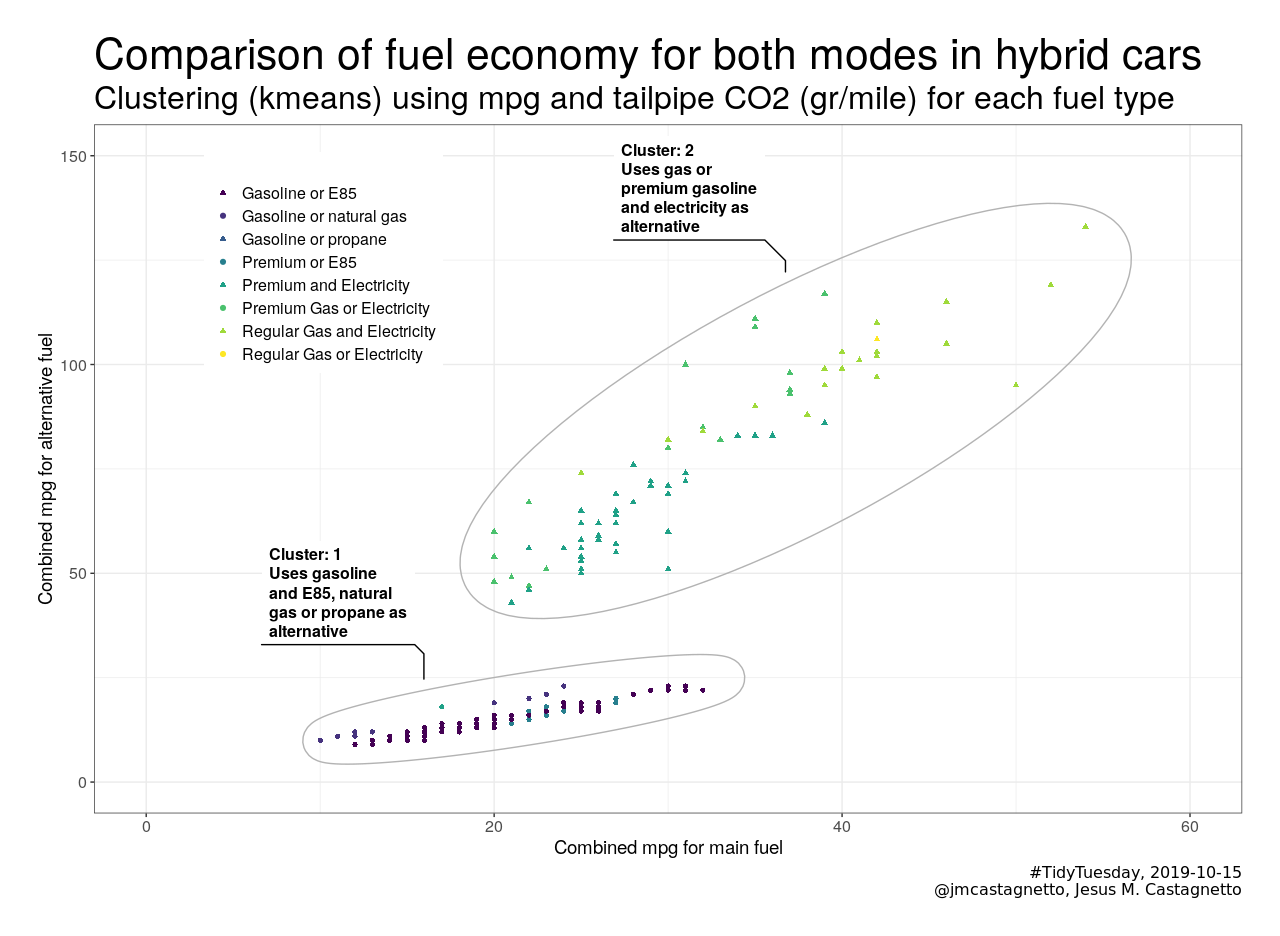

R code for this plot:
library(tidyverse)
library(factoextra)
library(ggforce)


load(
  here::here("2019-10-15_big-epa-cars/big-epa.Rdata")
)

hybrids <- big_epa_cars %>%
  mutate(
    transm = ifelse(str_detect(trany, "^Automatic"),
                    "Automatic",
                    "Manual"),
    fuelType = as.character(fuelType)
  ) %>%
  filter(hybrid)

# for the kmeans clustering
hybrids_clust <- hybrids %>%
  select(
    comb08, combA08, co2TailpipeGpm, co2TailpipeAGpm
  ) %>%
  scale()

set.seed(20191014)
fviz_nbclust(hybrids_clust, kmeans, method = "silhouette")

set.seed(20191014)
clust <- kmeans(hybrids_clust, centers = 2, nstart = 10)
clust_lbl <- c(
  str_wrap("Uses gasoline and E85, natural gas or propane as alternative", 20),
  str_wrap("Uses gas or premium gasoline and electricity as alternative", 20)
)

hybrids <- hybrids %>%
  mutate(
    clust_num = as.integer(clust$cluster),
    cluster = paste0("Cluster: ", factor(clust$cluster),
                     "\n", clust_lbl[clust$cluster])
  )

p1 <- ggplot(hybrids, aes(x = comb08, y = combA08)) +
  geom_point(aes(color = fuelType, shape = cluster)) +
  geom_mark_ellipse(aes(group = cluster,
                        label = cluster),
                    show.legend = FALSE,
                    color = "grey70") +
  labs(
    title = "Comparison of fuel economy for both modes in hybrid cars",
    subtitle = "Clustering (kmeans) using mpg and tailpipe CO2 (gr/mile) for each fuel type",
    x = "Combined mpg for main fuel",
    y = "Combined mpg for alternative fuel",
    caption = "#TidyTuesday, 2019-10-15\n@jmcastagnetto, Jesus M. Castagnetto"
  ) +
  expand_limits(x = c(0, 60), y = c(0, 150)) +
  scale_color_viridis_d(
    guide = guide_legend(
      title = "",
      override.aes = list(shape = c(17, 19))
    )
  ) +
  guides(shape = FALSE) +
  theme_bw() +
  theme(
    plot.margin = unit(rep(1, 4), "cm"),
    plot.title = element_text(size = 32),
    plot.subtitle = element_text(size = 24),
    plot.caption = element_text(family = "fixed", size = 12),
    axis.title = element_text(size = 14),
    axis.text = element_text(size = 12),
    legend.position = c(.2, .8),
    legend.text = element_text(size = 12)
  )

p1
